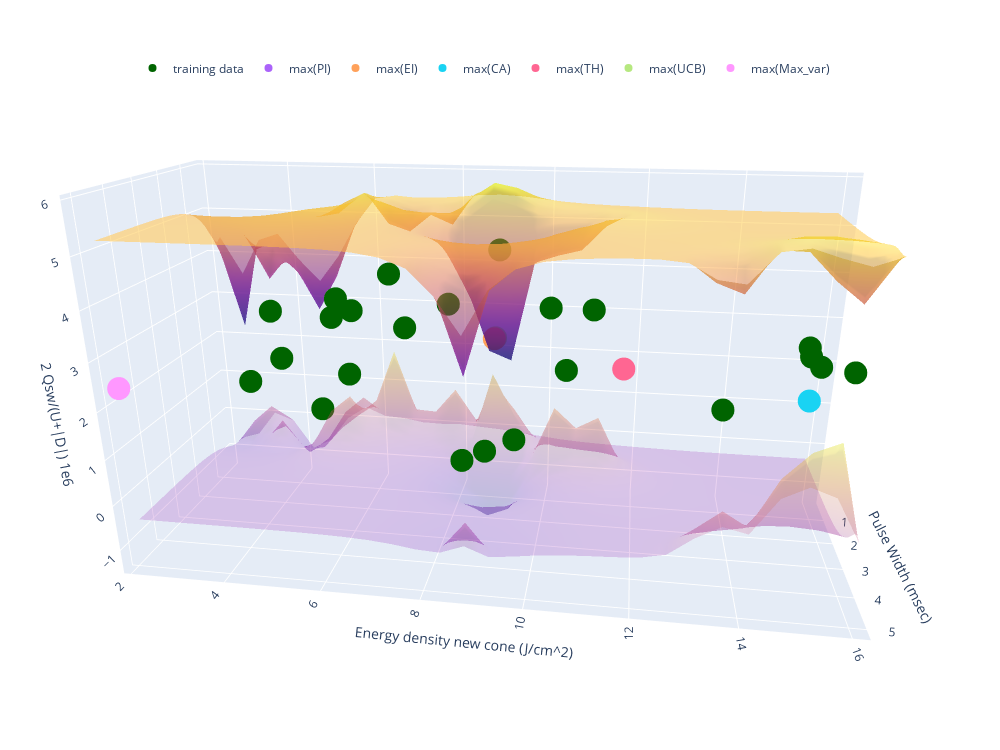

Notebook cell for this chart:
### Code cell
vis_acq(raw_train_x, train_y, raw_test_grid, pred_labels, upper_surf, lower_surf, acqs)

### Figure 1 — Plotly figure (JSON) as saved in the notebook; plotly's stock layout.template omitted (floating-point values rounded to 4 significant figures; data arrays with more than 128 entries replaced by an {"elided": "..."} marker saying what was removed)
{"data": [{"opacity": 0.5, "showscale": false, "x": [0.3393, 0.5055, 0.6718, 0.8381, 1.004, 1.171, 1.337, 1.503, 1.669, 1.836, 2.002, 2.168, 2.334, 2.501, 2.667, 2.833, 2.999, 3.166, 3.332, 3.498, 3.664, 3.831, 3.997, 4.163, 4.329, 4.496, 4.662, 4.828, 4.994, 5.161], "y": [2.276, 2.746, 3.215, 3.685, 4.154, 4.624, 5.094, 5.563, 6.033, 6.502, 6.972, 7.441, 7.911, 8.381, 8.85, 9.32, 9.789, 10.26, 10.73, 11.2, 11.67, 12.14, 12.61, 13.08, 13.55, 14.02, 14.49, 14.95, 15.42, 15.89], "z": {"elided": "30x30 float values"}, "type": "surface"}, {"opacity": 0.2, "showscale": false, "x": [0.3393, 0.5055, 0.6718, 0.8381, 1.004, 1.171, 1.337, 1.503, 1.669, 1.836, 2.002, 2.168, 2.334, 2.501, 2.667, 2.833, 2.999, 3.166, 3.332, 3.498, 3.664, 3.831, 3.997, 4.163, 4.329, 4.496, 4.662, 4.828, 4.994, 5.161], "y": [2.276, 2.746, 3.215, 3.685, 4.154, 4.624, 5.094, 5.563, 6.033, 6.502, 6.972, 7.441, 7.911, 8.381, 8.85, 9.32, 9.789, 10.26, 10.73, 11.2, 11.67, 12.14, 12.61, 13.08, 13.55, 14.02, 14.49, 14.95, 15.42, 15.89], "z": {"elided": "30x30 float values"}, "type": "surface"}, {"marker": {"color": "darkgreen"}, "mode": "markers", "name": "training data", "x": [0.5, 0.5, 1.0, 1.0, 1.5, 1.5, 5.0, 5.0, 0.5, 5.0, 2.0, 0.5, 0.5, 0.5, 1.0, 1.0, 2.0, 2.0, 2.0, 2.0, 5.0, 5.0, 5.0], "y": [2.73, 3.4, 3.79, 6.44, 5.36, 8.99, 8.8, 14.67, 5.24, 14.89, 10.13, 4.51, 5.37, 4.88, 6.76, 7.77, 8.73, 9.38, 10.48, 11.01, 14.71, 15.44, 13.37], "z": [0.873, 2.677, 1.699, 3.805, 3.335, 4.535, 1.363, 3.841, 1.201, 3.514, 3.471, 0.2633, 2.775, 2.591, 2.58, 3.174, 0.1315, 0.4512, 2.127, 3.468, 3.686, 3.446, 2.652], "type": "scatter3d"}, {"mode": "markers", "name": "max(PI)", "x": [1.337], "y": [8.85], "z": [2.532], "type": "scatter3d"}, {"mode": "markers", "name": "max(EI)", "x": [1.337], "y": [8.85], "z": [2.532], "type": "scatter3d"}, {"mode": "markers", "name": "max(CA)", "x": [4.163], "y": [14.95], "z": [2.576], "type": "scatter3d"}, {"mode": "markers", "name": "max(TH)", "x": [2.334], "y": [11.67], "z": [2.344], "type": "scatter3d"}, {"mode": "markers", "name": "max(UCB)", "x": [1.171], "y": [8.85], "z": [2.501], "type": "scatter3d"}, {"mode": "markers", "name": "max(Max_var)", "x": [5.161], "y": [2.276], "z": [2.465], "type": "scatter3d"}], "layout": {"margin": {"r": 20, "l": 10, "b": 15, "t": 10}, "legend": {"orientation": "h", "yanchor": "bottom", "y": 0.9, "xanchor": "right", "x": 0.85}, "width": 1000, "height": 750, "scene": {"xaxis": {"title": {"text": "Pulse Width (msec)"}}, "yaxis": {"title": {"text": "Energy density new cone (J/cm^2)"}}, "zaxis": {"title": {"text": "2 Qsw/(U+|D|) 1e6"}}, "camera": {"up": {"x": 0, "y": 0, "z": 1}, "center": {"x": 0, "y": 0, "z": 0}, "eye": {"x": 2, "y": 0.3, "z": 0.75}}}}}
